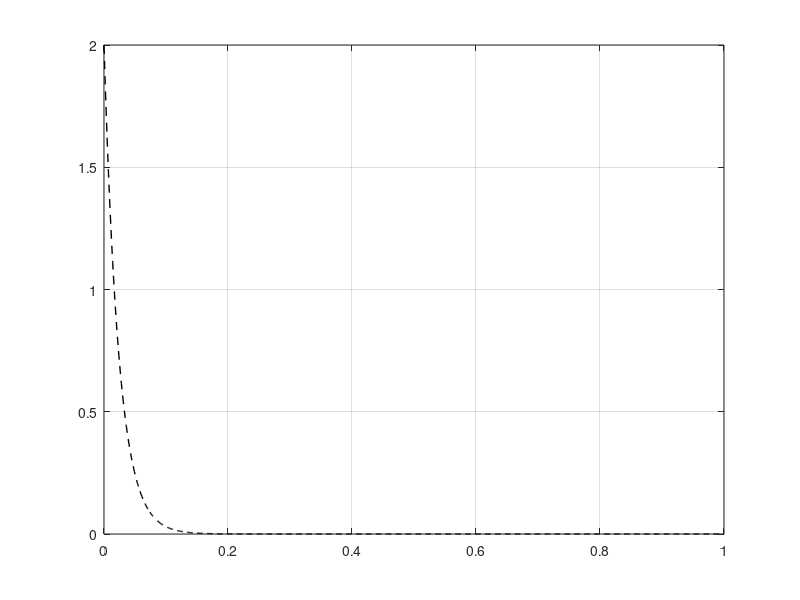

Write the MATLAB code that produced this figure. (Note: this script raises an error after producing the figure.)
% Esercizio 2 Laboratorio 13

clear; clc

% impostazione problema di Cauchy
lambda = -42;
y0 = 2;

% soluzione esatta
f_ex = @(t) y0 * exp( lambda * t );

% intervallo
t_0 = 0;    t_max = 1;

%% a) grafico della soluzione esatta

figure();

% vettori 
xvect = linspace( t_0, t_max, 1e3 );
yvect = f_ex( xvect );

% plot:
plot( xvect, yvect, 'k--', 'LineWidth', 1 );
hold on; grid on;

%% b) approssimazione col metodo di Eulero Avanti
% vettore H
H = [ 0.05 0.0286 0.0167 ];
N = length(H);

% funzione forzante 
f = @(t, y) lambda * y;       % ricorda sempre di scrivere f(t,y)

% for
for ii = 1: N
    [ th, uh ] = eulero_avanti( f, t_0, t_max, y0, H(ii) );
    plot( th, uh );
    pause();
end

% legenda
legend( 'sol. esatta', 'H=0.05', 'H=0.0286', 'H=0.0167' );

%==========================================================================
% COMMENTO
%==========================================================================
% Diverge per h = 0.05, questo risultato lo aspettiamo, in quanto:
% posto Z = h*lambda, si verifica l'assoluta convergenza se |1+Z|<1;
%
% abs(1+H*lambda) = [ 1.1000    0.2012    0.2986 ];
%
% in effetti la convergenza si verificano per h2, h3 ma non per h1.
%
%==========================================================================
% NOTA BENE
%==========================================================================
% EULERO AVANTI è CONDIZIONATAMENTE A-STABILE
% EULERO INDIETRO è INCONDIZIONATAMENTE IN STABILE